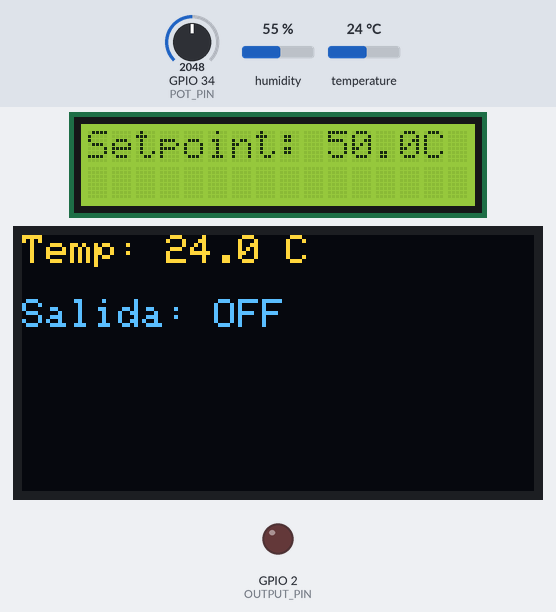
Recording of a sketch running on a simulated ESP32. On the bench: 16×2 character LCD, 128×64 one-colour display, output pins drawn as LEDs (lit = HIGH). The inputs (shaded band) are chosen by the test bench; at power-on: GPIO 34 (POT_PIN) = 2048, temperature 24 °C, humidity 55 % (analog values on the 0–4095 scale). The OLED is the two-colour kind (top 16 rows yellow).

Above: at 1.2 s.
1.3 s: GPIO 34 (POT_PIN) set to 1038
At 2.8 s:
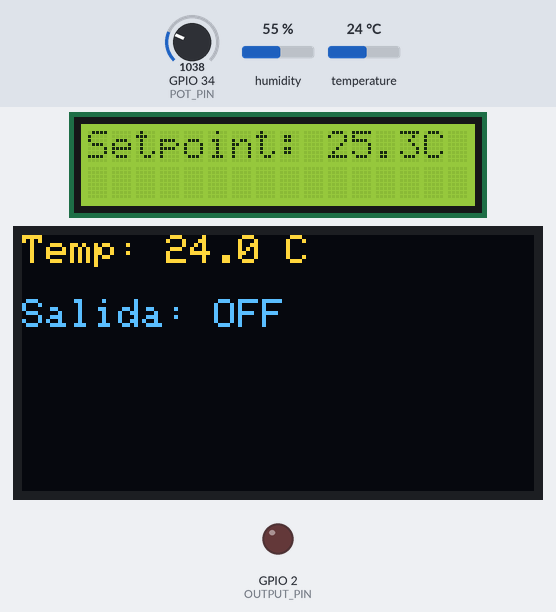
3.7 s: GPIO 34 (POT_PIN) set to 948
At 5.5 s:
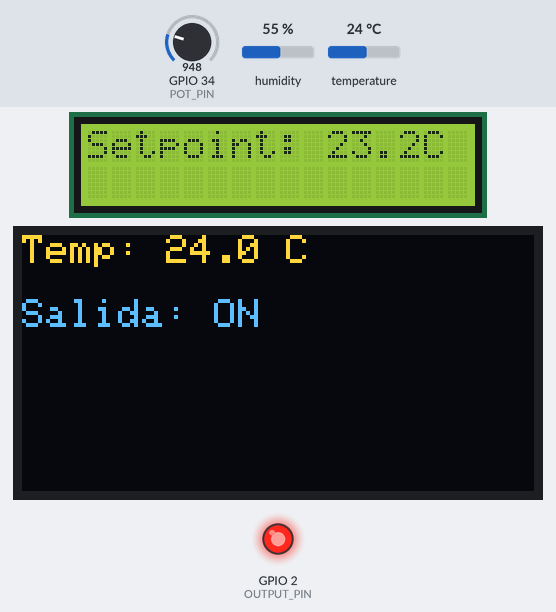
5.8 s: temperature set to 22.4 °C
At 7.6 s:
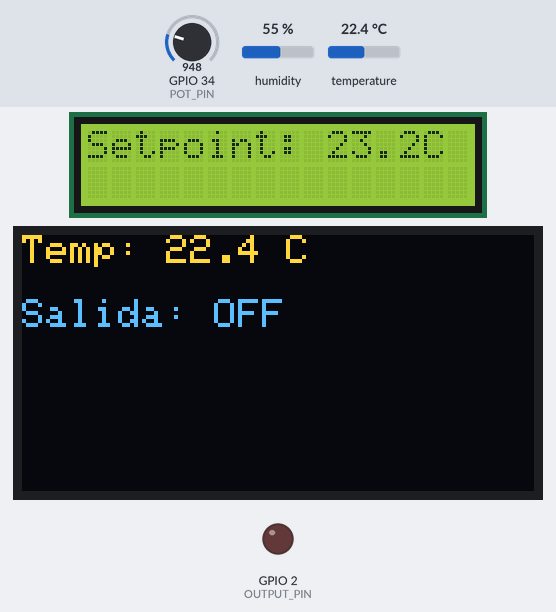
7.9 s: temperature set to 12 °C
At 9.5 s:
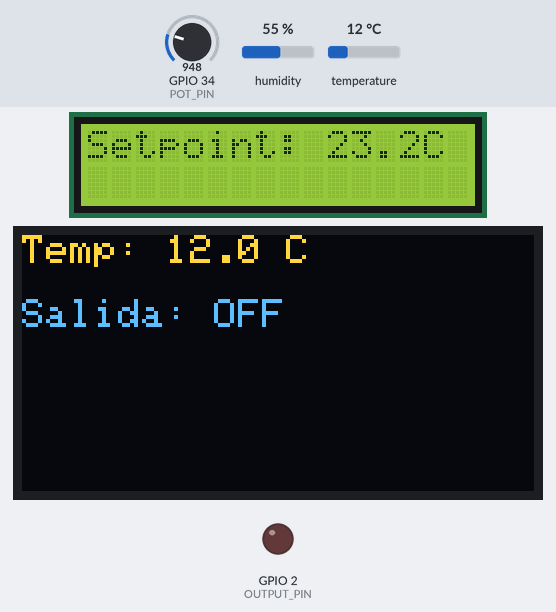
10.0 s: temperature set to 19 °C
12.1 s: GPIO 34 (POT_PIN) set to 1228
At 13.2 s:
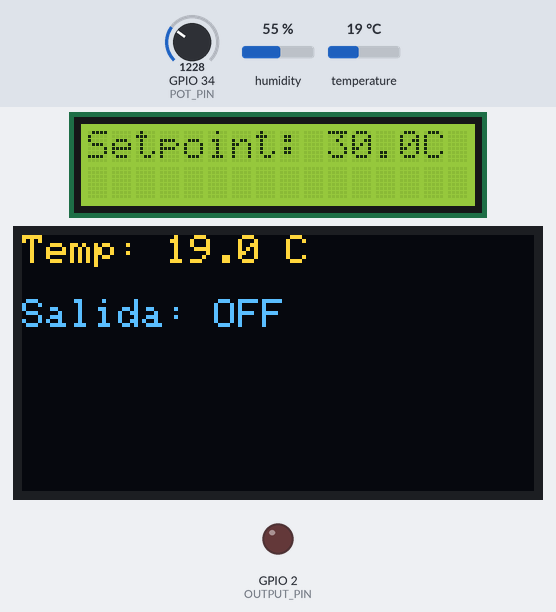
Timing chart, 0 to 15.1 s (numbered marks = the images above; inputs shaded):
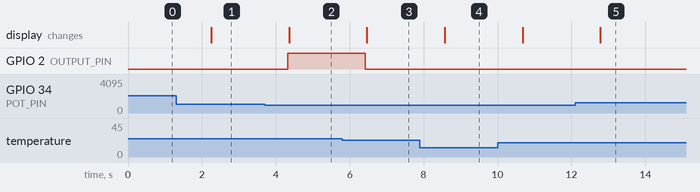

Measured:
- the behaviour switches between 983 and 982 on GPIO 34 (POT_PIN) (found by bisection; images 1 and 2)
- the behaviour switches between 23.2 and 23.1 °C on temperature (found by bisection; images 2 and 3)
- after the input at 1.3 s, the display: changes after 0.95 s (image 1)
- after the input at 3.7 s, GPIO 2 (OUTPUT_PIN): LOW → HIGH after 0.62 s; the display: changes after 0.66 s (image 2)
- after the input at 5.8 s, GPIO 2 (OUTPUT_PIN): HIGH → LOW after 0.62 s; the display: changes after 0.67 s (image 3)
- after the input at 7.9 s, the display: changes after 0.67 s (image 4)
- after the input at 12.1 s, the display: changes after 0.69 s (image 5)

The sketch:

sketch.ino
```cpp
#include "DHTesp.h"
#include <Wire.h>
#include <LiquidCrystal_I2C.h>
#include <Adafruit_GFX.h>
#include <Adafruit_SSD1306.h>

#define DHT_PIN 15
#define POT_PIN 34
#define OUTPUT_PIN 2
#define ADC_RESOLUTION 4095


LiquidCrystal_I2C lcd(0x27, 16, 2);


#define SCREEN_WIDTH 128
#define SCREEN_HEIGHT 64
Adafruit_SSD1306 oled(SCREEN_WIDTH, SCREEN_HEIGHT, &Wire, -1);

DHTesp dhtSensor;
float lastSetpoint = -1;
float lastTemp = -1;
bool outputState = false;

void setup() {
  Serial.begin(115200);

  dhtSensor.setup(DHT_PIN, DHTesp::DHT22);

  lcd.init();
  lcd.backlight();

  if (!oled.begin(SSD1306_SWITCHCAPVCC, 0x3C)) {
    Serial.println(F("Fallo en el OLED"));
    while (1);
  }
  oled.clearDisplay();

  pinMode(OUTPUT_PIN, OUTPUT);
  digitalWrite(OUTPUT_PIN, LOW);

  analogReadResolution(12);
}

void loop() {
  int raw = analogRead(POT_PIN);
  float setpoint = (raw / (float)ADC_RESOLUTION) * 100.0;
  TempAndHumidity data = dhtSensor.getTempAndHumidity();
  float temp = data.temperature;

  if (!isnan(temp)) {
    if (temp > setpoint) {
      digitalWrite(OUTPUT_PIN, HIGH);
      outputState = true;
    } else {
      digitalWrite(OUTPUT_PIN, LOW);
      outputState = false;
    }
  }

  lcd.clear();
  lcd.setCursor(0, 0);
  lcd.print("Setpoint:");
  lcd.setCursor(10, 0);
  lcd.print(setpoint, 1);
  lcd.print("C");

  oled.clearDisplay();
  oled.setTextSize(1);
  oled.setTextColor(WHITE);
  oled.setCursor(0, 0);
  oled.print("Temp: ");
  oled.print(temp, 1);
  oled.println(" C");

  oled.setCursor(0, 16);
  oled.print("Salida: ");
  oled.println(outputState ? "ON" : "OFF");
  oled.display();

  delay(1000);
}
```
